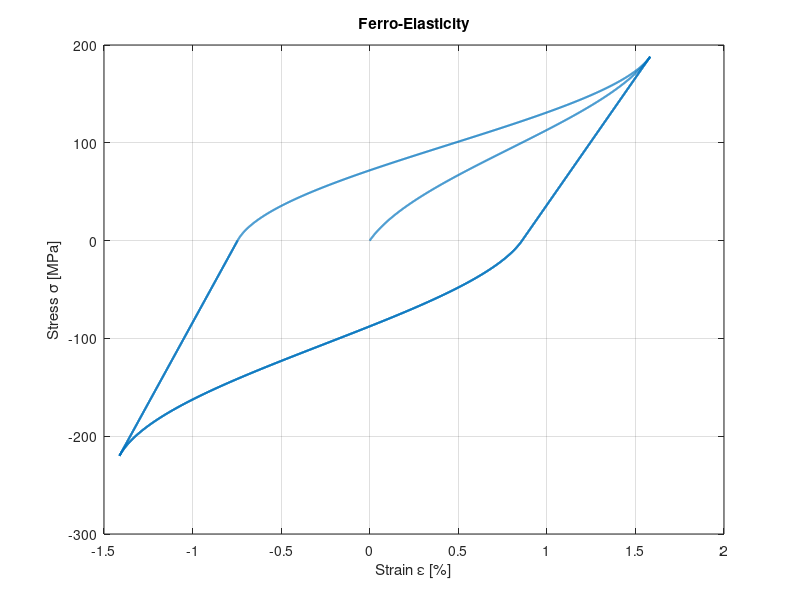
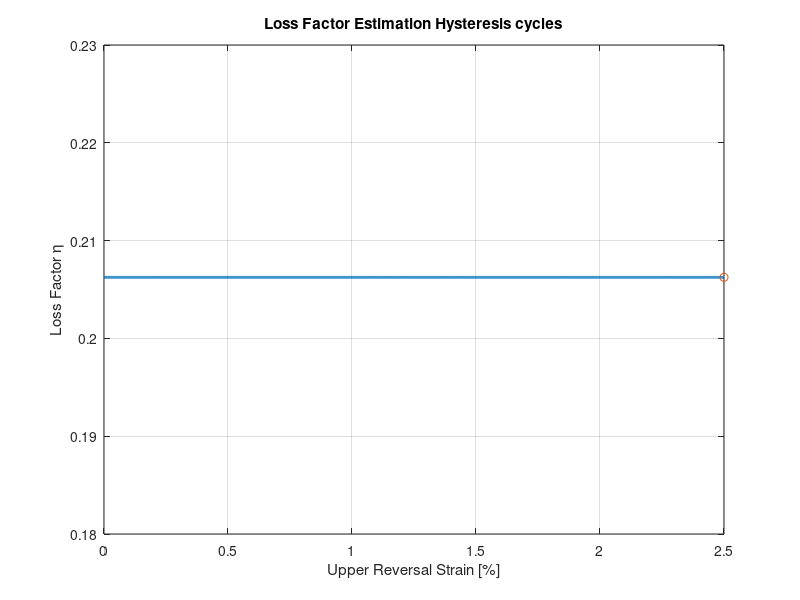
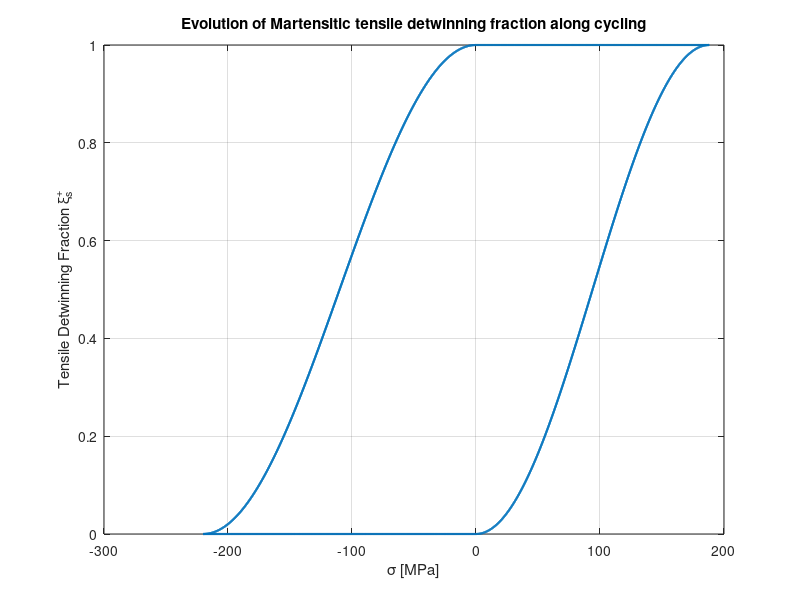
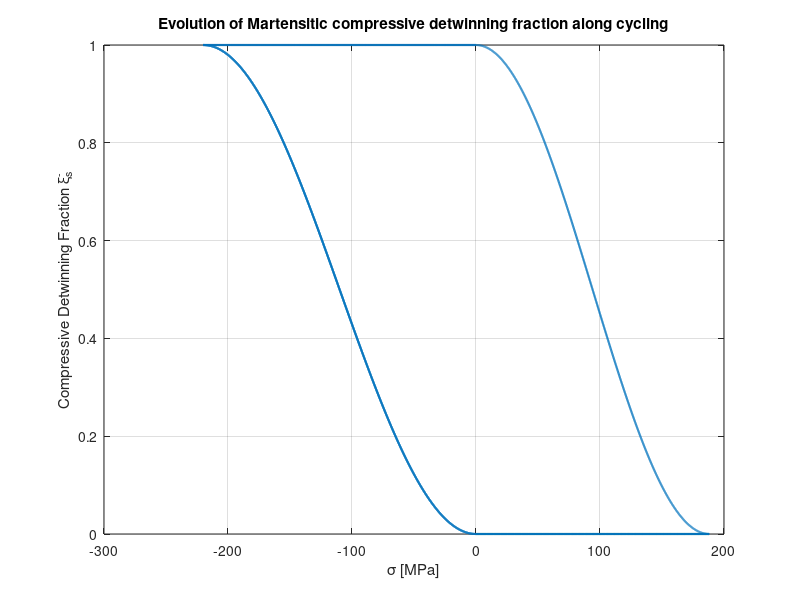

Write the MATLAB code that produced these figures, in order.
clear all
clc
close all

% Young's
E_a = 34.9e3; %[MPa]
E_m_p = 26e3;%140e3; %[MPa]
E_m_n = 33e3;%90e3;
E_m_T = 26e3;%100e3;
% Other SMA parameters
Teta = 0.55; %[MPa/°C]
Mf = -55; %[°C]
Ms = -35; %[°C]
As = -30; %[°C]
Af = -15; %[°C]
C_M_p = 1; %[MPa/°C]
C_A_p = 3; %[MPa/°C]
C_M_n = 0.2;
C_A_n = 3;
sigma_s_cr_p = 0; %[MPa]
sigma_f_cr_p = 188;%180; %[MPa]
sigma_s_cr_n = 0;
sigma_f_cr_n = -220;%-180;
eps_L_p = 0.0086;%0.0012;
eps_L_n = -0.00746;%-0.0014;
a_M = pi / (Ms - Mf);
a_A = pi / (Af - As);
T = -60;
% Bekker-Brinson Algorithm
sigma_plot = [];
eps_plot = [];
xisp = 0;
xism = 0;
xiT = 0;
%%%%%%%%%% EPS REVERSAL INPUT %%%%%%%%%%%%%%%%%%%%%%%%%%%%%%%%%%%%%%%%%%%%
eps_upp = 0.025;
%%%%%%%%%% EPS REVERSAL INPUT %%%%%%%%%%%%%%%%%%%%%%%%%%%%%%%%%%%%%%%%%%%%
eps_downn = -eps_upp;
Loss_factor = 0;
sigma = 0;
E = E_m_T;
csi_S_p = 0;
csi_S_n = 0;
csi_T = 1;
eps4 = 0;
eu = [];
for kk = eps_upp
%     Inizializzazione
    eps_up = kk;
    eps_down = -eps_up;
    eu = [eu eps_up];
% Cicli all'interno dello stesso ciclo Tensione-Compressione
    for ii = 1:2
% Tension, per eventuale prova con ssp > 0 e/o ssm < 0
%         sigma = linspace(sigma_s_cr_p, sigma_s_cr_p, 1000)';
%         eps = sigma / E(end) + eps_L_p * csi_S_p(end) + eps_L_n * csi_S_n(end);
% Dissipated energy tension
%         E_diss1 = trapz(eps,sigma);
% Reorientation 1
        sigma2 = linspace(0, sigma_f_cr_p, 1000)';
        Y2 = cos(pi * (sigma2 - sigma_s_cr_p) / (sigma_f_cr_p - sigma_s_cr_p));
        csi_S_p2 = (1 - Y2) / 2 + csi_S_p(end) * (1 + Y2) / 2;
        csi_T2 = csi_T(end) * (1 - csi_S_p2) / (1 - csi_S_p(end));
        csi_S_n2 = csi_S_n(end) * (1 - csi_S_p2) / (1 - csi_S_p(end));
        E2 = E_a + csi_S_p2 * (E_m_p - E_a) + csi_S_n2 * (E_m_n - E_a) + csi_T2 * (E_m_T - E_a);
        eps2 = sigma2 ./ E2 + eps_L_p * csi_S_p2 + eps_L_n * csi_S_n2;
        eps2 = eps2(eps2 <= eps_up);
        sigma2 = sigma2(1:length(eps2));
        csi_S_p2 = csi_S_p2(1:length(eps2));
        csi_S_n2 = csi_S_n2(1:length(eps2));
        csi_T2 = csi_T2(1:length(eps2));
        E2 = E2(1:length(eps2));
% Energy
        E_diss2 = trapz(eps2,sigma2);
%         U_max2 = 1/2 * eps2(end) * sigma2(end);
% Aggiornamento XI ed E plot
xisp = [xisp ; csi_S_p2];
xism = [xism ; csi_S_n2];
xiT = [xiT ; csi_T2];
E = [E ; E2];
%%%%%%%%%%%%%%%%%%%%%%%%%%%%
%         if sigma2(end) <= 40
%             sigma_s_cr_n = sigma2(end);
%         else
%             sigma_s_cr_n = 40;
%         end 
% Compression linear
        sigma3 = linspace(sigma2(end), sigma_s_cr_n, 1000)';
        eps3 = sigma3 / E2(end) + eps_L_p * csi_S_p2(end) + eps_L_n * csi_S_n2(end);
% Aggiornamento XI plot
xisp = [xisp ; xisp(end)*ones(length(sigma3),1)];
xism = [xism ; xism(end)*ones(length(sigma3),1)];
xiT = [xiT ; xiT(end)*ones(length(sigma3),1)];
E = [E ; E(end)*ones(length(sigma3),1)];
% Energy
        E_diss3 = trapz(eps3,sigma3);
% Reorientation 2
        sigma4 = linspace(sigma3(end), sigma_f_cr_n, 1000)';
        Y4 = cos(pi * (sigma4 - sigma_s_cr_n) / (sigma_f_cr_n - sigma_s_cr_n));
        csi_S_n4 = (1 - Y4) / 2 + csi_S_n2(end) * (1 + Y4) / 2;
        csi_S_p4 = csi_S_p2(end) * (1 - csi_S_n4) / (1 - csi_S_n2(end));
        csi_T4 = csi_T2(end) * (1 - csi_S_n4) / (1 - csi_S_n2(end));
        E4 = E_a + csi_S_p4 * (E_m_p - E_a) + csi_S_n4 * (E_m_n - E_a) + csi_T4 * (E_m_T - E_a);
        eps4 = sigma4 ./ E4 + eps_L_p * csi_S_p4 + eps_L_n * csi_S_n4;
        eps4 = eps4(eps4 >= eps_down);
        sigma4 = sigma4(1:length(eps4));
        csi_S_p4 = csi_S_p4(1:length(eps4));
        csi_S_n4 = csi_S_n4(1:length(eps4));
        csi_T4 = csi_T4(1:length(eps4));
        E4 = E4(1:length(eps4));
% Energy
        E_diss4 = trapz(eps4,sigma4);
%         U_max4 = 1/2 * eps4(end) .* sigma4(end);
% Aggiornamento XI plot
xisp = [xisp ; csi_S_p4];
xism = [xism ; csi_S_n4];
xiT = [xiT ; csi_T4];
E = [E ; E4];
% Per eventuale prova con sfp variabile con punto di arrivo
%         if sigma4(end) >= -10
%             sigma_s_cr_p = sigma4(end);
%         else
%             sigma_s_cr_p = -10;
%         end        
% Tension linear
        sigma5_lin = linspace(sigma4(end), sigma_s_cr_p, 1000)';
        eps5_lin = sigma5_lin / E4(end) + eps_L_p * csi_S_p4(end) + eps_L_n * csi_S_n4(end);
% Energy 
        E_diss5 = trapz(eps5_lin,sigma5_lin);
% Aggiornamento XI plot
xisp = [xisp ; xisp(end)*ones(length(sigma5_lin),1)];
xism = [xism ; xism(end)*ones(length(sigma5_lin),1)];
xiT = [xiT ; xiT(end)*ones(length(sigma5_lin),1)];
E = [E ; E(end)*ones(length(sigma5_lin),1)];
% Reorientation from ssp < 0 to 0 (particular case)       
%         sigma5 = linspace(sigma5_lin(end), 0, 1000)';
%         Y5 = cos(pi * (sigma5 - sigma_s_cr_p) / (sigma_f_cr_p - sigma_s_cr_p));
%         csi_S_p5 = (1 - Y5) / 2 + csi_S_p4(end) * (1 + Y5) / 2;
%         csi_T5 = csi_T4(end) * (1 - csi_S_p5) / (1 - csi_S_p4(end));
%         csi_S_n5 = csi_S_n4(end) * (1 - csi_S_p5) / (1 - csi_S_p4(end));
%         E5 = E_a + csi_S_p5 * (E_m_p - E_a) + csi_S_n5 * (E_m_n - E_a) + csi_T5 * (E_m_T - E_a);
%         eps5 = sigma5 ./ E5 + eps_L_p * csi_S_p5 + eps_L_n * csi_S_n5;
% Energy
%         E_diss5 = trapz(eps5,sigma5);
% Putting together the variables for the plot
        sigma_plot = [sigma_plot; sigma2; sigma3; sigma4; sigma5_lin];
        eps_plot = [eps_plot; eps2; eps3; eps4; eps5_lin;];        
% Re-inizializzazione variabili
        csi_S_p(end) = csi_S_p4(end);
        csi_S_n(end) = csi_S_n4(end);
        csi_T(end) = csi_T4(end);
% All the energies within the repetition of the same eps-revs cycle
        E_diss_cycle(ii,1) = E_diss2 + E_diss4 + E_diss5;
    end
% Energies of the different Tension-Compression cycles
    E_diss_strain = E_diss_cycle(end);
%     U_max = U_max2 + U_max4;
    U_max = E_diss2 - 1/2*(E_diss2+E_diss3) + E_diss4 - 1/2*(E_diss4+E_diss5);
    Loss_factor(end+1) = E_diss_strain / (2 * pi * U_max)
end
% EPSILON - SIGMA
figure
plot(eps_plot * 100, sigma_plot, 'LineWidth', 1.5);
xlabel('Strain \epsilon [%]')
ylabel('Stress \sigma [MPa]')
grid on
title('Ferro-Elasticity')
% EPSILON_REV - LOSS_FACTOR
p = polyfit(eu,Loss_factor(2:end),4)
xx = linspace(0,eps_upp,1000);
yy = p(1)*xx.^4+p(2)*xx.^3+p(3)*xx.^2+p(4)*xx.^1+p(5);
figure
plot(xx*100,yy,'LineWidth',2)
hold on
plot(eu * 100, Loss_factor(2:end),'o')
hold off
grid on
xlabel('Upper Reversal Strain [%]')
ylabel('Loss Factor \eta')
title('Loss Factor Estimation Hysteresis cycles')
% SIGMA - XISP
figure
plot(sigma_plot , xisp(2:end), 'LineWidth', 1.5)
grid on
xlabel('\sigma [MPa]')
ylabel('Tensile Detwinning Fraction \xi_s^+')
title('Evolution of Martensitic tensile detwinning fraction along cycling')
% SIGMA - XISM
figure
plot(sigma_plot , xism(2:end), 'LineWidth', 1.5)
grid on
xlabel('\sigma [MPa]')
ylabel('Compressive Detwinning Fraction \xi_s^-')
title('Evolution of Martensitic compressive detwinning fraction along cycling')
% SIGMA - XIT
figure
plot(sigma_plot , xiT(2:end), 'LineWidth', 1.5)
grid on
xlabel('\sigma [MPa]')
ylabel('Twinned Martensite Fraction \xi_T')
title('Evolution of Twinned Martensite fraction along cycling')
% SIGMA - E
figure
plot(sigma_plot , E(2:end), 'LineWidth', 1.5)
grid on
xlabel('\sigma [MPa]')
ylabel("Young's modulus [MPa]")
title("Evolution of Young's modulus along cycling")
